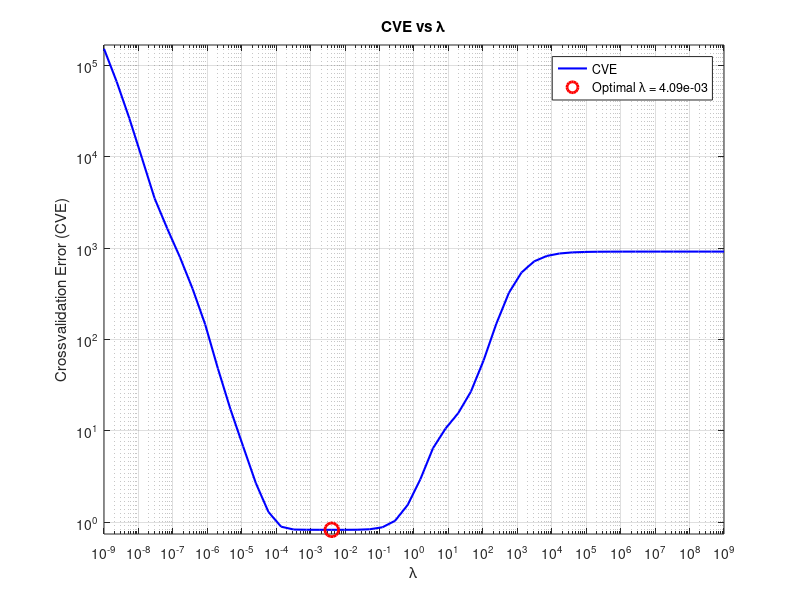
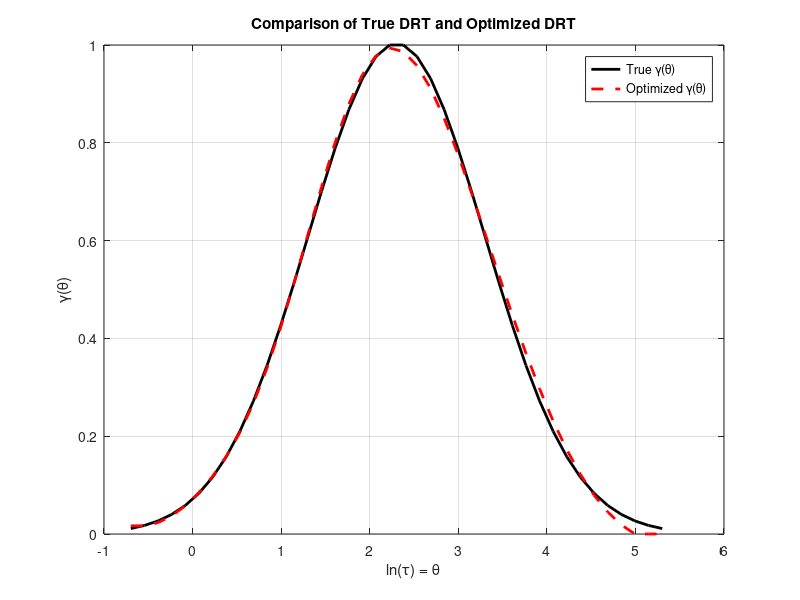

These figures' MATLAB source, in order:
clc; clear; close all;

%% Parameters
n = 40;                      % Number of RC elements
t = linspace(0, 100, 1000);  % Time vector (0 to 100 seconds with 1000 points)
dt = t(2) - t(1);            % Time step
num_scenarios = 10;          % Total number of scenarios
test_scenarios = [9, 10];    % Test scenarios
validation_folds = {[1,2], [3,4], [5,6], [7,8]}; % 4 validation sets
candidate_lambdas = logspace(-9, 9, 50); % Lambda candidates (1e-4 to 1e4)

%% True DRT Parameters [theta, gamma]
mu_theta = log(10);  % 평균 ln(τ)
sigma_theta = 1;   % ln(τ)의 표준편차

% θ (ln(τ)) 값 설정
theta_min = mu_theta - 3*sigma_theta;
theta_max = mu_theta + 3*sigma_theta;
theta_discrete = linspace(theta_min, theta_max, n);  % ln(τ) 값을 일정 간격으로 분할

% τ 값은 θ의 지수 함수
tau_discrete = exp(theta_discrete);  % τ = exp(θ)

% Δθ 계산
delta_theta = theta_discrete(2) - theta_discrete(1);  % Δθ = θ_{n+1} - θ_n

%% Regularization Matrix L (First-order derivative)
% Difference matrix D 생성
D = zeros(n-1, n);
for i = 1:n-1
    D(i, i) = -1;
    D(i, i+1) = 1;
end

% 정규화 행렬 L 생성 (스케일링 적용)
L = (1 / delta_theta) * D;

%% True DRT [θ, gamma]
g_discrete_true = normpdf(theta_discrete, mu_theta, sigma_theta);
gamma_discrete_true = g_discrete_true;  % γ(θ) = g(θ)
gamma_discrete_true = gamma_discrete_true / max(gamma_discrete_true);  % 최대값으로 정규화

%% Initialize Storage Variables
W_all = cell(num_scenarios, 1);      % Store W matrices for all scenarios
V_sd_all = cell(num_scenarios, 1);   % Store noisy V data for all scenarios

%% Define Amplitudes and Periods for Current Synthesis
A = [1, 1, 1;          % Scenario 1
     1.7, 0.6, 0.7;    % Scenario 2
     0.2, 0.5, 2.3;    % Scenario 3
     1.3, 1.1, 0.6;    % Scenario 4
     1.7, 1.8, 0.5;    % Scenario 5
     1.27, 1.33, 0.4;  % Scenario 6
     1.2, 1.6, 0.2;    % Scenario 7
     0.9, 0.7, 2.4;    % Scenario 8
     1.1, 1.1, 0.8;    % Scenario 9
     0.1, 0.1, 2.8];   % Scenario 10

T = [1, 5, 20;         % Scenario 1
     2, 4, 20;         % Scenario 2
     1, 20, 25;        % Scenario 3
     1.5, 5.3, 19.8;   % Scenario 4
     2.5, 4.2, 20.5;   % Scenario 5
     1.5, 20.9, 24.2;  % Scenario 6
     1.3, 6, 19.3;     % Scenario 7
     2.2, 4.8, 20.2;   % Scenario 8
     2, 20.8, 26.1;    % Scenario 9
     1.1, 4.3, 20.1];  % Scenario 10

%% Generate Synthetic Current Data (Multi-Sine Approach)
ik_scenarios = zeros(num_scenarios, length(t)); % Initialize current scenarios

for s = 1:num_scenarios
    % Sum of three sine waves for each scenario
    ik_scenarios(s, :) = A(s,1)*sin(2*pi*t / T(s,1)) + ...
                         A(s,2)*sin(2*pi*t / T(s,2)) + ...
                         A(s,3)*sin(2*pi*t / T(s,3));
end

%% Generate Voltage Data for Each Scenario
V_est_all = zeros(num_scenarios, length(t)); % Store estimated V
rng(0); % For reproducibility
noise_level = 0.01; % Noise level

for s = 1:num_scenarios
    fprintf('Generating data for Scenario %d/%d...\n', s, num_scenarios);
    
    ik = ik_scenarios(s, :); % Current for scenario s
    
    %% Initialize Voltage
    V_est = zeros(1, length(t)); % Estimated voltage
    R0 = 0.1; % Ohmic resistance
    OCV = 0;  % Open Circuit Voltage
    V_RC = zeros(n, length(t)); % RC voltages for each element
    
    %% Initial Voltage Calculation (k=1)
    for i = 1:n
        V_RC(i, 1) = gamma_discrete_true(i) * delta_theta * ik(1) * (1 - exp(-dt / tau_discrete(i)));
    end
    V_est(1) = OCV + R0 * ik(1) + sum(V_RC(:, 1));
    
    %% Voltage Calculation for t > 1
    for k_idx = 2:length(t)
        for i = 1:n
            V_RC(i, k_idx) = V_RC(i, k_idx-1) * exp(-dt / tau_discrete(i)) + ...
                              gamma_discrete_true(i) * delta_theta * ik(k_idx) * (1 - exp(-dt / tau_discrete(i)));
        end
        V_est(k_idx) = OCV + R0 * ik(k_idx) + sum(V_RC(:, k_idx));
    end
    
    % Store V_est and add noise
    V_est_all(s, :) = V_est;
    V_sd = V_est + noise_level * randn(size(V_est));
    V_sd_all{s} = V_sd;
    
    %% Construct W Matrix for Scenario s
    W = zeros(length(t), n); % Initialize W matrix
    for k_idx = 1:length(t)
        for i = 1:n
            if k_idx == 1
                W(k_idx, i) = ik(k_idx) * (1 - exp(-dt / tau_discrete(i))) * delta_theta;
            else
                W(k_idx, i) = W(k_idx-1, i) * exp(-dt / tau_discrete(i)) + ik(k_idx) * (1 - exp(-dt / tau_discrete(i))) * delta_theta;
            end
        end
    end
    W_all{s} = W; % Store W matrix
end

%% Cross-Validation to Optimize Lambda
CVE = zeros(length(candidate_lambdas),1); % Initialize CVE for each lambda

for l = 1:length(candidate_lambdas)
    current_lambda = candidate_lambdas(l); % Current lambda
    total_error = 0; % Initialize total CVE
    
    for fold = 1:length(validation_folds)
        val_set = validation_folds{fold}; % Current validation set
        
        % Define training set: exclude test and current validation set
        train_set = setdiff(1:num_scenarios, [test_scenarios, val_set]);
        
        % Stack W_train and V_train from training set
        sum_WtW = zeros(n, n);   % Initialize sum(W_s^T * W_s)
        sum_WtV = zeros(n, 1);   % Initialize sum(W_s^T * y_s)
        
        for s = train_set
            W_s = W_all{s};
            V_s = V_sd_all{s};
            ik_s = ik_scenarios(s, :)';
            y_s = V_s' - R0 * ik_s - OCV;  % Adjusted voltage
            sum_WtW = sum_WtW + W_s' * W_s;
            sum_WtV = sum_WtV + W_s' * y_s;
        end
        
        %% Regularization term with scaling
        regularization_term = current_lambda * (L' * L);
        
        %% Analytical Solution for gamma_train
        gamma_train = (sum_WtW + regularization_term) \ sum_WtV;
        gamma_train(gamma_train < 0) = 0; % Enforce non-negativity
        
        %% Validation Error Calculation
        for s_val = val_set
            W_val = W_all{s_val};
            V_val = V_sd_all{s_val};
            ik_val = ik_scenarios(s_val, :)';
            y_val = V_val' - R0 * ik_val - OCV;  % Adjusted voltage
            
            % Predict V_pred for validation set
            V_pred = W_val * gamma_train + R0 * ik_val + OCV;
            
            % Compute squared voltage error
            error = sum((V_val' - V_pred).^2);
            total_error = total_error + error;
        end
    end
    
    % Store CVE for current lambda
    CVE(l) = total_error;
end

%% Find Optimal Lambda
[~, optimal_idx] = min(CVE);
optimal_lambda = candidate_lambdas(optimal_idx);
fprintf('Optimal lambda: %e\n', optimal_lambda);

%% Plot CVE vs Lambda with Aggressive Y-axis Zoom and Logarithmic Scaling
figure;
semilogx(candidate_lambdas, CVE, 'b-', 'LineWidth', 1.5); % CVE vs Lambda plot
hold on;

% Plot optimal lambda point
semilogx(optimal_lambda, CVE(optimal_idx), 'ro', 'MarkerSize', 10, 'LineWidth', 2); % Optimal lambda point

% Add text to indicate the optimal lambda inside the legend
optimal_lambda_str = ['Optimal \lambda = ', num2str(optimal_lambda, '%.2e')]; % Text string for optimal lambda

% Labels and title
xlabel('\lambda');
ylabel('Crossvalidation Error (CVE)');
title('CVE vs \lambda');

% Grid and legend
grid on;

% Set Y-axis to logarithmic scale
set(gca, 'YScale', 'log');  % Set Y-axis to log scale

% Adjust Y-axis limits
ylim([min(CVE(CVE > 0)) * 0.9, max(CVE) * 1.1]);

% Add legend and include optimal lambda in the legend
legend({'CVE', optimal_lambda_str}, 'Location', 'best');

hold off;

%% Retrain on All Training Data with Optimal Lambda
% Training set: exclude test scenarios (9 and 10)
train_set_final = setdiff(1:num_scenarios, test_scenarios);
sum_WtW_final = zeros(n, n);   % Initialize sum(W_s^T * W_s)
sum_WtV_final = zeros(n, 1);   % Initialize sum(W_s^T * y_s)

for s = train_set_final
    W_s = W_all{s};
    V_s = V_sd_all{s};
    ik_s = ik_scenarios(s, :)';
    y_s = V_s' - R0 * ik_s - OCV;  % Adjusted voltage
    sum_WtW_final = sum_WtW_final + W_s' * W_s;
    sum_WtV_final = sum_WtV_final + W_s' * y_s;
end

% Regularization term with scaling
regularization_term = optimal_lambda * (L' * L);

% Compute gamma_final using optimal lambda
gamma_final = (sum_WtW_final + regularization_term) \ sum_WtV_final;
gamma_final(gamma_final < 0) = 0; % Enforce non-negativity

%% Test on Test Scenarios (9 and 10)
test_set = test_scenarios;
total_test_error = 0;

for s_test = test_set
    W_test = W_all{s_test};
    V_test = V_sd_all{s_test};
    ik_test = ik_scenarios(s_test, :)';
    y_test = V_test' - R0 * ik_test - OCV;  % Adjusted voltage
    
    % Predict V_pred_test
    V_pred_test = W_test * gamma_final + R0 * ik_test + OCV;
    
    % Compute squared voltage error
    error_test = sum((V_test' - V_pred_test).^2);
    total_test_error = total_test_error + error_test;
end

fprintf('Total squared voltage error on test data: %f\n', total_test_error);

%% Plot DRT Comparison: True vs Optimized Gamma
figure;
plot(theta_discrete, gamma_discrete_true, 'k-', 'LineWidth', 2, 'DisplayName', 'True \gamma(\theta)');
hold on;
plot(theta_discrete, gamma_final, 'r--', 'LineWidth', 2, 'DisplayName', 'Optimized \gamma(\theta)');
xlabel('ln(\tau) = \theta');
ylabel('\gamma(\theta)');
title('Comparison of True DRT and Optimized DRT');
legend('Location', 'Best');
grid on;
hold off;

% 그래프 레이아웃 정규화 설정
set(gcf, 'Units', 'normalized', 'Position', [0.1, 0.1, 0.8, 0.8]);  % 화면 비율로 설정
